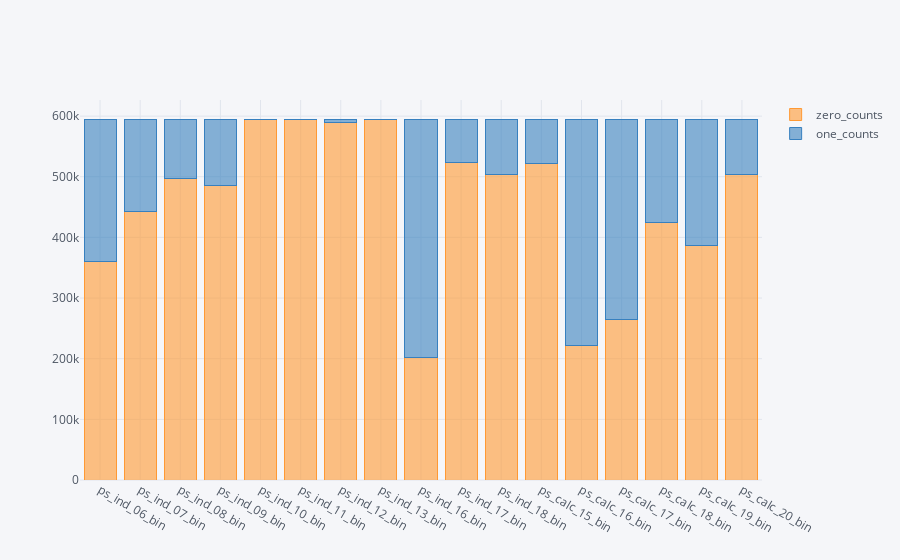

Source (notebook cell):
### Markdown cell above
## 各类特征分析
### 二分类特征分析
#### 训练集二分类空值占比

### Code cell
import cufflinks as cf

train_bin_zero_list = []
train_bin_one_list = []
for col in bin_cols:
    temp = train[col].value_counts()
    zero = temp[0]
    one = temp[1]
    train_bin_zero_list.append(zero)
    train_bin_one_list.append(one)
    
df = pd.DataFrame({'zero_counts': train_bin_zero_list, 'one_counts': train_bin_one_list}, index = bin_cols)
df.iplot(kind = 'bar', barmode = 'stack')

### Figure 1 — Plotly figure (JSON) as saved in the notebook; plotly's stock layout.template omitted (floating-point values rounded to 4 significant figures)
{"data": [{"marker": {"color": "rgba(255, 153, 51, 0.6)", "line": {"color": "rgba(255, 153, 51, 1.0)", "width": 1}}, "name": "zero_counts", "orientation": "v", "text": "", "type": "bar", "uid": "e070b73e-eb98-4989-a142-0c73e71cc9d8", "x": ["ps_ind_06_bin", "ps_ind_07_bin", "ps_ind_08_bin", "ps_ind_09_bin", "ps_ind_10_bin", "ps_ind_11_bin", "ps_ind_12_bin", "ps_ind_13_bin", "ps_ind_16_bin", "ps_ind_17_bin", "ps_ind_18_bin", "ps_calc_15_bin", "ps_calc_16_bin", "ps_calc_17_bin", "ps_calc_18_bin", "ps_calc_19_bin", "ps_calc_20_bin"], "y": [360852, 442223, 497644, 484917, 594990, 594205, 589594, 594648, 201882, 523143, 503879, 522342, 221514, 265356, 424278, 387469, 503955]}, {"marker": {"color": "rgba(55, 128, 191, 0.6)", "line": {"color": "rgba(55, 128, 191, 1.0)", "width": 1}}, "name": "one_counts", "orientation": "v", "text": "", "type": "bar", "uid": "da431824-0450-4f0d-a0de-56d855377ed7", "x": ["ps_ind_06_bin", "ps_ind_07_bin", "ps_ind_08_bin", "ps_ind_09_bin", "ps_ind_10_bin", "ps_ind_11_bin", "ps_ind_12_bin", "ps_ind_13_bin", "ps_ind_16_bin", "ps_ind_17_bin", "ps_ind_18_bin", "ps_calc_15_bin", "ps_calc_16_bin", "ps_calc_17_bin", "ps_calc_18_bin", "ps_calc_19_bin", "ps_calc_20_bin"], "y": [234360, 152989, 97568, 110295, 222, 1007, 5618, 564, 393330, 72069, 91333, 72870, 373698, 329856, 170934, 207743, 91257]}], "layout": {"barmode": "stack", "legend": {"bgcolor": "#F5F6F9", "font": {"color": "#4D5663"}, "traceorder": "normal"}, "paper_bgcolor": "#F5F6F9", "plot_bgcolor": "#F5F6F9", "title": {"font": {"color": "#4D5663"}}, "xaxis": {"gridcolor": "#E1E5ED", "showgrid": true, "tickfont": {"color": "#4D5663"}, "title": {"font": {"color": "#4D5663"}, "text": ""}, "zerolinecolor": "#E1E5ED"}, "yaxis": {"gridcolor": "#E1E5ED", "showgrid": true, "tickfont": {"color": "#4D5663"}, "title": {"font": {"color": "#4D5663"}, "text": ""}, "zerolinecolor": "#E1E5ED"}}}
